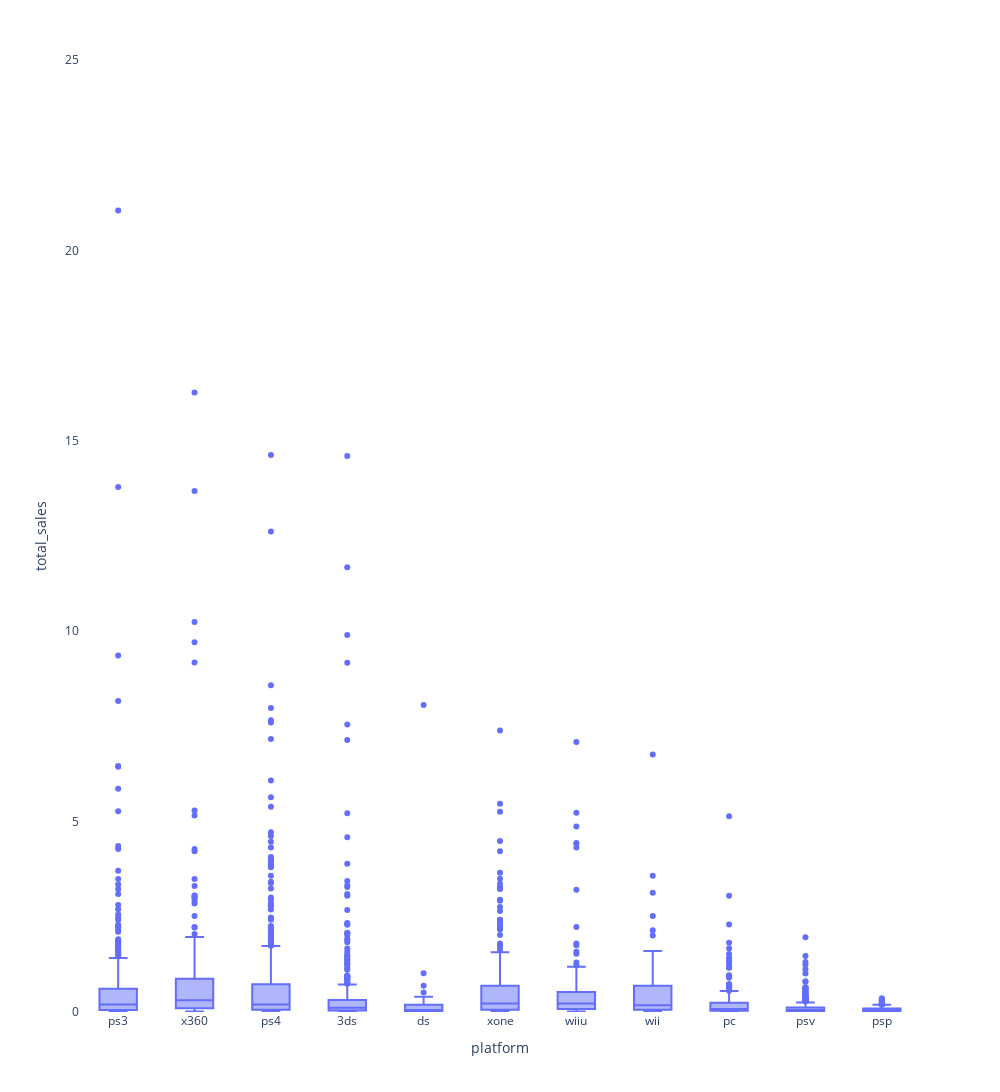

Notebook source saved alongside this figure:
### Markdown cell above
### 2e. Boxplot of Global Total Sales by Platform

### Code cell
# Build a boxplot of sales for individual games by platform
sales_box = px.box(vg_5y, x='platform', y='total_sales', hover_data=['name'],
                   width=1000, height=1500)

sales_box.update_layout({
    'plot_bgcolor':'rgba(0, 0, 0, 0)',
    'paper_bgcolor':'rgba(0, 0, 0, 0)'
})

sales_box.update_xaxes(showgrid=False)
sales_box.update_yaxes(range=[0, 25], showgrid=False)

### Figure 1 — Plotly figure (JSON) as saved in the notebook; plotly's stock layout.template omitted (floating-point values rounded to 4 significant figures; data arrays with more than 128 entries replaced by an {"elided": "..."} marker saying what was removed)
{"data": [{"alignmentgroup": "True", "customdata": {"elided": "2885x1 str values"}, "hovertemplate": "platform=%{x}<br>total_sales=%{y}<br>name=%{customdata[0]}<extra></extra>", "legendgroup": "", "marker": {"color": "#636efa"}, "name": "", "notched": false, "offsetgroup": "", "orientation": "v", "showlegend": false, "type": "box", "x": {"elided": "2885 str values"}, "x0": " ", "xaxis": "x", "y": {"elided": "2885 float values"}, "y0": " ", "yaxis": "y"}], "layout": {"boxmode": "group", "height": 1500, "legend": {"tracegroupgap": 0}, "margin": {"t": 60}, "paper_bgcolor": "rgba(0, 0, 0, 0)", "plot_bgcolor": "rgba(0, 0, 0, 0)", "width": 1000, "xaxis": {"anchor": "y", "domain": [0, 1], "showgrid": false, "title": {"text": "platform"}}, "yaxis": {"anchor": "x", "domain": [0, 1], "range": [0, 25], "showgrid": false, "title": {"text": "total_sales"}}}}
